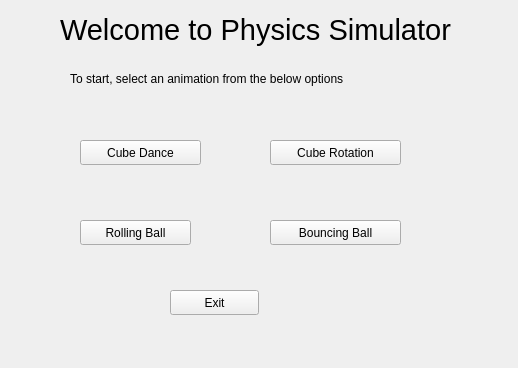
<?xml version="1.0" encoding="UTF-8"?>
<ui version="4.0">
 <class>MainWindow</class>
 <widget class="QMainWindow" name="MainWindow">
  <property name="geometry">
   <rect>
    <x>0</x>
    <y>0</y>
    <width>518</width>
    <height>368</height>
   </rect>
  </property>
  <property name="windowTitle">
   <string>MainWindow</string>
  </property>
  <widget class="QWidget" name="centralWidget">
   <widget class="QPushButton" name="pushButton">
    <property name="geometry">
     <rect>
      <x>80</x>
      <y>140</y>
      <width>121</width>
      <height>25</height>
     </rect>
    </property>
    <property name="text">
     <string>Cube Dance</string>
    </property>
   </widget>
   <widget class="QPushButton" name="pushButton_2">
    <property name="geometry">
     <rect>
      <x>270</x>
      <y>140</y>
      <width>131</width>
      <height>25</height>
     </rect>
    </property>
    <property name="text">
     <string>Cube Rotation</string>
    </property>
   </widget>
   <widget class="QLabel" name="label">
    <property name="geometry">
     <rect>
      <x>60</x>
      <y>0</y>
      <width>391</width>
      <height>61</height>
     </rect>
    </property>
    <property name="text">
     <string>&lt;html&gt;&lt;head/&gt;&lt;body&gt;&lt;p&gt;&lt;span style=&quot; font-size:22pt;&quot;&gt;Welcome to Physics Simulator.&lt;/span&gt;&lt;/p&gt;&lt;/body&gt;&lt;/html&gt;</string>
    </property>
   </widget>
   <widget class="QLabel" name="label_2">
    <property name="geometry">
     <rect>
      <x>70</x>
      <y>70</y>
      <width>371</width>
      <height>17</height>
     </rect>
    </property>
    <property name="text">
     <string>To start, select an animation from the below options</string>
    </property>
   </widget>
   <widget class="QPushButton" name="pushButton_3">
    <property name="geometry">
     <rect>
      <x>80</x>
      <y>220</y>
      <width>111</width>
      <height>25</height>
     </rect>
    </property>
    <property name="text">
     <string>Rolling Ball</string>
    </property>
   </widget>
   <widget class="QPushButton" name="pushButton_4">
    <property name="geometry">
     <rect>
      <x>270</x>
      <y>220</y>
      <width>131</width>
      <height>25</height>
     </rect>
    </property>
    <property name="text">
     <string>Bouncing Ball</string>
    </property>
   </widget>
   <widget class="QPushButton" name="pushButton_5">
    <property name="geometry">
     <rect>
      <x>170</x>
      <y>290</y>
      <width>89</width>
      <height>25</height>
     </rect>
    </property>
    <property name="text">
     <string>Exit</string>
    </property>
   </widget>
  </widget>
 </widget>
 <layoutdefault spacing="6" margin="11"/>
 <resources/>
 <connections/>
</ui>
